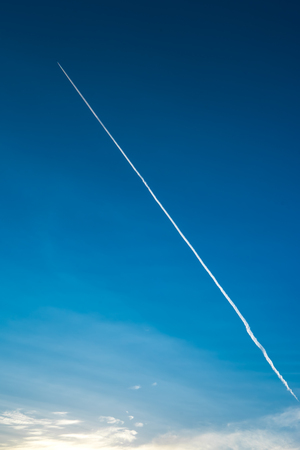
#> input picture contrail.jpg, 300 x 450 px
$ python imginterpret.py
#> lines starting #> are read from the running program, lines starting #| are printed output that depends on the picture; after the words box and inside, x2 and y2 are one past the last pixel; in counts of white or black regions, pixels touching at a corner belong together
import cv2
import numpy as np

# Load image
image = cv2.imread('contrail.jpg')
#> image is the input picture: shape (450, 300, 3); mean B, G, R 156.2, 111.4, 31.5

# Preprocessing
gray_image = cv2.cvtColor(image, cv2.COLOR_BGR2GRAY)
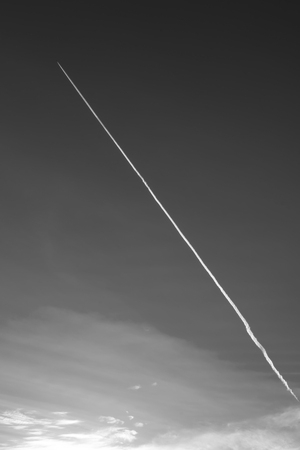
#> gray_image: shape (450, 300); min 31, max 255, mean 92.6
blurred_image = cv2.GaussianBlur(gray_image, (5, 5), 0)

# Edge Detection
edges = cv2.Canny(blurred_image, 50, 150)
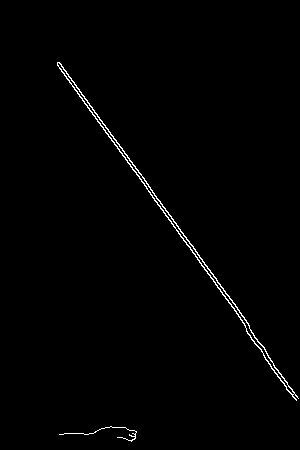
#> edges: shape (450, 300); 0.93% white in thin lines or dots, all inside (x1, y1, x2, y2) = (57, 62, 299, 442)

# Line Detection (Hough Transform)
lines = cv2.HoughLines(edges, 1, np.pi / 180, 150)
#> lines = [[-8, 2.51], [-11, 2.51], [-13, 2.53], [-5, 2.5], [-15, 2.53]]

# Postprocessing and Display
for line in lines:
    rho, theta = line[0]
    a = np.cos(theta)
    b = np.sin(theta)
    x0 = a * rho
    y0 = b * rho
    x1 = int(x0 + 1000 * (-b))
    y1 = int(y0 + 1000 * (a))
    x2 = int(x0 - 1000 * (-b))
    y2 = int(y0 - 1000 * (a))

    # Filter lines based on angle and length to find likely contrails
    if 1.55 < np.abs(theta) < 1.58:  # Close to horizontal lines
        cv2.line(image, (x1, y1), (x2, y2), (0, 0, 255), 2)
#> this loop made 5 passes
#> (rho, theta, a, b, x0, y0, x1, y1) on passes 1 to 5: (-8, 2.51, -0.809, 0.588, 6.47, -4.7, -581, -813), (-11, 2.51, -0.809, 0.588, 8.9, -6.47, -578, -815), (-13, 2.53, -0.819, 0.574, 10.65, -7.46, -562, -826), (-5, 2.5, -0.799, 0.602, 3.99, -3.01, -597, -801), (-15, 2.53, -0.819, 0.574, 12.29, -8.6, -561, -827)

cv2.imshow('Detected Contrails', image)
cv2.waitKey(0)
cv2.destroyAllWindows()
